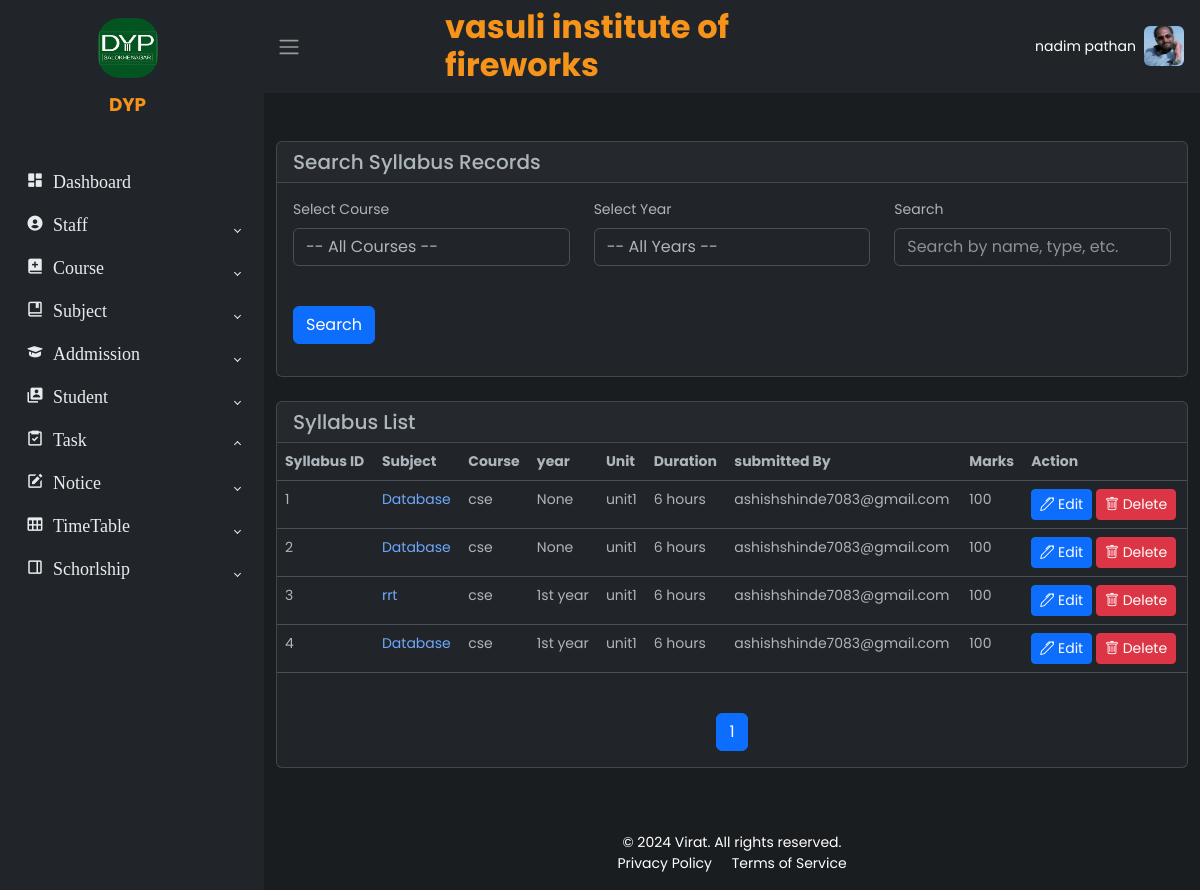
Screenshot of /subjects/syllabus/ (signed in) with the database file from the repository.
### apps/accounts/models.py (models this page shows)
class CustomUser(AbstractBaseUser, PermissionsMixin):
    Role_choices= (
        ('admin', 'Admin'),
        ('principal', 'Principal'),
        ('vice_principal', 'Vice_Principal'),
        ('hod', 'Hod'),
        ('teacher', 'Teacher'),
        ('accountant', 'Accountant'),
        ('clark', 'Clark'),
        ('examinetor', 'Examinetor'),
        ('librarian', 'Librarian'),
        ('lab_assistant', 'Lab_Assistant'),
        ('student', 'student'),
    )
    first_name = models.CharField(max_length=30)
    last_name = models.CharField(max_length=30)
    username = models.CharField(max_length=50, unique=True)
    mobile = models.TextField(max_length=10, unique=True)
    email = models.TextField(unique=True)
    address = models.TextField(max_length=100)
    role = models.CharField(max_length=30, choices=Role_choices)
    is_active = models.BooleanField(default=True)
    is_staff = models.BooleanField(default=True)  # Typically False for non-superusers
    profile_image = models.ImageField(upload_to='profile_images/', null=True, blank=True)
    inst_id = models.ForeignKey(InstituteMaster,on_delete=models.CASCADE, blank=True, null=True,)
    objects = CustomUserManager()
    USERNAME_FIELD = 'username'
    REQUIRED_FIELDS = ['email', 'mobile']
    def __str__(self):
        return self.username

### apps/institute/models.py (models this page shows, shortened)
class InstituteMaster(models.Model):
    id = models.AutoField(primary_key=True)
    name = models.CharField(max_length=255)
    address = models.TextField()
    village = models.CharField(max_length=100)
    city = models.CharField(max_length=100)
    state = models.CharField(max_length=100)
    district = models.CharField(max_length=100)
    pincode = models.CharField(max_length=10)
    number = models.CharField(max_length=15)
    email = models.EmailField()
    type = models.CharField(max_length=50)
    status = models.CharField(max_length=20, default='active')  # Set default value
    logo = models.ImageField(upload_to='logos/')
    tagline = models.CharField(max_length=255)
    affiliation = models.CharField(max_length=255)

### apps/subject/models.py (models this page shows)
class SyllabusMaster(models.Model):
    course_id = models.ForeignKey(CourseMaster, on_delete=models.CASCADE,null=True,blank=True)
    syllabus_id = models.AutoField(primary_key=True)
    subject_id = models.ForeignKey(SubjectMaster, on_delete=models.CASCADE)
    unit = models.CharField(max_length=255)
    points_sub_points = models.TextField()
    year = models.CharField(max_length=50,null=True,blank=True)
    duration = models.CharField(max_length=50)
    marks = models.IntegerField()
    submitted_by = models.ForeignKey(settings.AUTH_USER_MODEL, on_delete=models.SET_NULL, null=True)  # Use AUTH_USER_MODEL

class SubjectMaster(models.Model):
    id = models.AutoField(primary_key=True)
    name = models.CharField(max_length=255)
    type = models.CharField(max_length=20, choices=[('theory', 'Theory'), ('practical', 'Practical'),('both', 'Both')])
    course_id = models.ForeignKey(CourseMaster, on_delete=models.CASCADE,null=True,blank=True)
    marks_credits = models.IntegerField()
    duration = models.CharField(max_length=50)
    pattern = models.CharField(max_length=50)
    year = models.CharField(max_length=50,null=True,blank=True)
    semester = models.CharField(max_length=50,null=True,blank=True)
    submitted_by = models.ForeignKey(settings.AUTH_USER_MODEL, on_delete=models.SET_NULL, null=True)  # Use AUTH_USER_MODEL

### apps/course/models.py (models this page shows, shortened)
class CourseMaster(models.Model):
    id = models.AutoField(primary_key=True)
    status_choices= (
        ('Active', 'Active'),
        ('Inactive', 'Inactive'),
    )
    name = models.CharField(max_length=255)
    institute_id = models.ForeignKey(InstituteMaster, on_delete=models.CASCADE)
    start_date = models.DateField()
    status = models.CharField(max_length=20, default='active')
    intake_capacity = models.IntegerField()
    durstion = models.CharField(max_length=20, null=True, blank=True)
    submitted_by = models.ForeignKey(settings.AUTH_USER_MODEL, on_delete=models.SET_NULL, null=True)  # Use AUTH_USER_MODEL

### apps/subject/views.py (the view, shortened to what this page needs)
# urls.py: path('syllabus/', views.syllabus_list, name='syllabus_list'),
def syllabus_list(request):
    subject_id = request.GET.get('subject_id', '')
    course_id = request.GET.get('course_id', '')
    search_query = request.GET.get('search', '')
    selected_year = request.GET.get('year', '')
    syllabuses = SyllabusMaster.objects.all()
    if course_id:
        syllabuses = syllabuses.filter(subject_id__course_id=course_id)
    if selected_year:  # Properly filter syllabuses by selected year
        syllabuses = syllabuses.filter(year=selected_year)
    paginator = Paginator(syllabuses, 10)
    page_number = request.GET.get('page')
    syllabuses = paginator.get_page(page_number)
    subjects = SubjectMaster.objects.all()
    courses = CourseMaster.objects.all()
    years = SubjectMaster.objects.values_list('year', flat=True).distinct()
    return render(request, 'subject/syllabus-view.html', {
        'syllabuses': syllabuses,
        'subjects': subjects,
        'courses': courses,
        'years': years,
        'selected_subject': subject_id,
        'selected_course': course_id,
        'selected_year': selected_year,  # Pass selected year to keep the filter
        'search_query': search_query
    })

### templates/subject/syllabus-view.html (shortened to what this page needs)
{% extends "base.html" %}
{% block content %}
<div class="container-fluid py-5">
    <div class="card mb-4">
        <h5 class="card-header">Search Syllabus Records</h5>
        <div class="card-body">
            <form method="GET" class="row align-items-center">
                <div class="col-md-4 mb-3">
                    <label for="courseFilter" class="form-label">Select Course</label>
                    <select name="course_id" id="courseFilter" class="form-control">
                        <option value="">-- All Courses --</option>
                    </select>
                </div>
                <div class="col-md-4 mb-3">
                    <label for="yearFilter" class="form-label">Select Year</label>
                    <select name="year" id="yearFilter" class="form-control">
                        <option value="">-- All Years --</option>
                    </select>
                </div>
                <div class="col-md-4 mb-3">
                    <label for="search" class="form-label">Search</label>
                    <input type="text" name="search" id="search" class="form-control" placeholder="Search by name, type, etc." value="{{ search_query }}">
                </div>
                <div class="col-md-2 mb-3">
                    <div class="w-100 mt-4">
                        <button type="submit" class="btn btn-primary">Search</button>
                    </div>
                </div>
            </form>
        </div>
    </div>
    <div class="card">
        <h5 class="card-header">Syllabus List</h5>
        <div class="table-responsive text-nowrap">
            <table class="table">
                <thead>
                    <tr>
                        <th>Syllabus ID</th>
                        <th>Subject</th>
                        <th>Course</th>
                        <th>year</th>
                        <th>Unit</th>
                        <th>Duration</th>
                        <th>submitted By</th>
                        <th>Marks</th>
                        <th>Action</th>
                    </tr>
                </thead>
                <tbody>
                    {% for syllabus in syllabuses %}
                    <tr>
                        <td>{{ syllabus.syllabus_id }}</td>
                        <td><a href="{% url 'syllabus_detail' pk=syllabus.pk %}">{{ syllabus.subject_id.name }}</a></td>
                        <td>{{ syllabus.course_id.name }}</td>
                        <td>{{ syllabus.year }}</td>
                        <td>{{ syllabus.unit }}</td>
                        <td>{{ syllabus.duration }} hours</td>
                        <td>{{ syllabus.submitted_by }}</td>
                        <td>{{ syllabus.marks }}</td>
                        <td>
                            <a href="{% url 'syllabus_update' pk=syllabus.pk %}" class="btn btn-sm btn-primary">
                                <i class="bi bi-pen"></i> Edit
                            </a>
                            <a href="#" class="btn btn-sm btn-danger">
                                <i class="bi bi-trash"></i> Delete
                            </a>
                        </td>
                    </tr>
                    {% endfor %}
                </tbody>
            </table>
        </div>
        <nav aria-label="Page navigation" class="mt-4">
            <ul class="pagination justify-content-center">
                {% for num in syllabuses.paginator.page_range %}
                    <li class="page-item {% if syllabuses.number == num %}active{% endif %}">
                        <a class="page-link" href="?course_id={{ selected_course }}&subject_id={{ selected_subject }}&search={{ search_query }}&page={{ num }}">{{ num }}</a>
                    </li>
                {% endfor %}
            </ul>
        </nav>
    </div>
</div>
{% endblock content %}

### templates/base.html (shortened to what this page needs)
<!DOCTYPE html>
<html lang="en" data-bs-theme="dark">
<head>
    <link rel="stylesheet" href="https://cdn.jsdelivr.net/npm/bootstrap@5.3.0-alpha2/dist/css/bootstrap.min.css">
    <link rel="stylesheet" href="https://cdn.jsdelivr.net/npm/bootstrap-icons@1.10.0/font/bootstrap-icons.css">
    <link href="https://unpkg.com/boxicons/css/boxicons.min.css" rel="stylesheet">
    <link rel="stylesheet" href="/static/css/style.css">
</head>
<body>
    <div class="wrapper">
        <aside id="sidebar" class="ap-sidebar">
            <div class="h-100">
                <div class="sidebar-logo d-flex flex-column align-items-center mb-4">
                    <a href="#" class="d-flex flex-column align-items-center text-white text-decoration-none">
                        <img src="{{ request.user.inst_id.logo.url }}" alt="Institute Logo" class="img-fluid mb-2" style="width: 60px; height: auto; border-radius: 22px;">
                    <span class="h8 mb-0" style="text-align: center; margin-left: -9px; margin-top: 5px; color:#f5931b;font-weight: bold;">
                        {{ request.user.inst_id.tagline }}
                    </span>
                    </a>
                </div>
                <ul class="sidebar-nave">
                    <li class="sidebar-item">
                        <a href="{%url 'dashboard'%}" class="sidebar-link">
                            <i class='bx bxs-dashboard' style="font-size: 18px;"> Dashboard </i>
                        </a>
                    </li>
                    <li class="sidebar-item">
                        <a href="#" class="sidebar-link collapsed" data-bs-toggle="collapse" data-bs-target="#coursesDropdown" aria-expanded="false">
                            <i class='bx bxs-user-circle' style="font-size: 18px;"> Staff </i>
                        </a>
                    </li>
                    <li class="sidebar-item">
                        <a href="#" class="sidebar-link collapsed" data-bs-toggle="collapse" data-bs-target="#facultyDropdown" aria-expanded="false">
                            <i class='bx bxs-book-add' style="font-size: 18px;"> Course </i>
                        </a>
                    </li>
                    <li class="sidebar-item">
                        <a href="#" class="sidebar-link collapsed" data-bs-toggle="collapse" data-bs-target="#adminDropdown" aria-expanded="false">
                            <i class='bx bx-book-bookmark' style="font-size: 18px;"> Subject </i>
                        </a>
                    </li>
                    <li class="sidebar-item">
                        <a href="#" class="sidebar-link collapsed" data-bs-toggle="collapse" data-bs-target="#admissionDropdown" aria-expanded="false">
                            <i class='bx bxs-graduation' style="font-size: 18px;"> Addmission </i>
                        </a>
                    </li>
                    <li class="sidebar-item">
                        <a href="#" class="sidebar-link collapsed" data-bs-toggle="collapse" data-bs-target="#studentDropdown" aria-expanded="false">
                            <i class='bx bxs-user-account' style="font-size: 18px;"> Student </i>
                        </a>
                    </li>
                        {% if request.user.role != 'student'%}
                    <li class="sidebar-item">
                        <a href="#" class="sidebar-link" onclick="handleTaskClick(event)" data-bs-toggle="collapse" data-bs-target="#taskDropdown" aria-expanded="false">
                            <i class='bx bx-task' style="font-size: 18px;"> Task </i>
                        </a>
                    </li>
                    {% endif %}
                {% if request.user.role != 'student'%}
                  <li class="sidebar-item">
                    <a href="#" class="sidebar-link collapsed" data-bs-toggle="collapse" data-bs-target="#noticeDropdown" aria-expanded="false">
                        <i class='bx bxs-edit' style="font-size: 18px;"> Notice </i>
                    </a>
                </li>
                {% endif %}
                <li class="sidebar-item">
                    <a href="#" class="sidebar-link collapsed" data-bs-toggle="collapse" data-bs-target="#timetableDropdown" aria-expanded="false">
                        <i class='bx bx-table' style="font-size: 18px;"> TimeTable </i>
                    </a>
                </li>
            <li class="sidebar-item">
                <a href="#" class="sidebar-link collapsed" data-bs-toggle="collapse" data-bs-target="#scholarshipDropdown" aria-expanded="false">
                    <i class='bx bx-dock-right' style="font-size: 18px;"> Schorlship </i>
                </a>
            </li>
                </ul>
            </div>
        </aside>
        <div class="main">
            <nav class="navbar navbar-expand " style="background-color: var(--bs-dark)">
                <button class="btn" id="sidebar-toggle" type="button">
                    <span class="navbar-toggler-icon"></span>
                </button>
                <div class="navbar-collapse d-flex justify-content-center">
                    <form class="d-flex mx-auto" style="width: 50%;">
                        <div class="input-group w-100 d-flex justify-content-center" style="color: black;">
                            <span class="h2 mb-0" style="color:#f5931b;font-weight: bold;">
                                {{ request.user.inst_id.name }}
                             </span>
                        </div>
                    </form>
                    <ul class="navbar-nav ms-3 mx-3">
                        <li class="nav-item dropdown d-flex align-items-center">
                            <a href="#" data-bs-toggle="dropdown" class="nav-icon d-flex align-items-center flex-row-reverse pe-md-0">
                               <img src="{{ request.user.profile_image.url }}" class="avatar img-fluid rounded ms-2" alt="">
                                <span class="text-white">{{request.user.first_name}}</span>
                            </a>
                        </li>
                    </ul>
                </div>
            </nav>
            {%block content%}
            {%endblock content%}
<footer class="text-white py-3">
    <div class="container-fluid">
        <div class="row justify-content-center text-center">
            <div class="col-md-12">
                <p class="mb-0">&copy; 2024 Virat. All rights reserved.</p>
                <a href="#" class="text-white text-decoration-none me-3">Privacy Policy</a>
                <a href="#" class="text-white text-decoration-none">Terms of Service</a>
            </div>
        </div>
    </div>
</footer>
        </div>
    </div>
</body>
</html>

### rows the page displays
CustomUser: user.inst_id.logo (picture), user.inst_id.tagline "DYP", user.inst_id.name "vasuli institute of fireworks", user.profile_image (picture), user.first_name "nadim pathan"
SyllabusMaster: syllabus_id "1", subject_id.name "Database", course_id.name "cse", year "None", unit "unit1", duration "6", submitted_by "ashishshinde7083@gmail.com", marks "100"
SyllabusMaster: syllabus_id "2", subject_id.name "Database", course_id.name "cse", year "None", unit "unit1", duration "6", submitted_by "ashishshinde7083@gmail.com", marks "100"
SyllabusMaster: syllabus_id "3", subject_id.name "rrt", course_id.name "cse", year "1st year", unit "unit1", duration "6", submitted_by "ashishshinde7083@gmail.com", marks "100"
SyllabusMaster: syllabus_id "4", subject_id.name "Database", course_id.name "cse", year "1st year", unit "unit1", duration "6", submitted_by "ashishshinde7083@gmail.com", marks "100"

### other values shown
{{ num }} "1"
